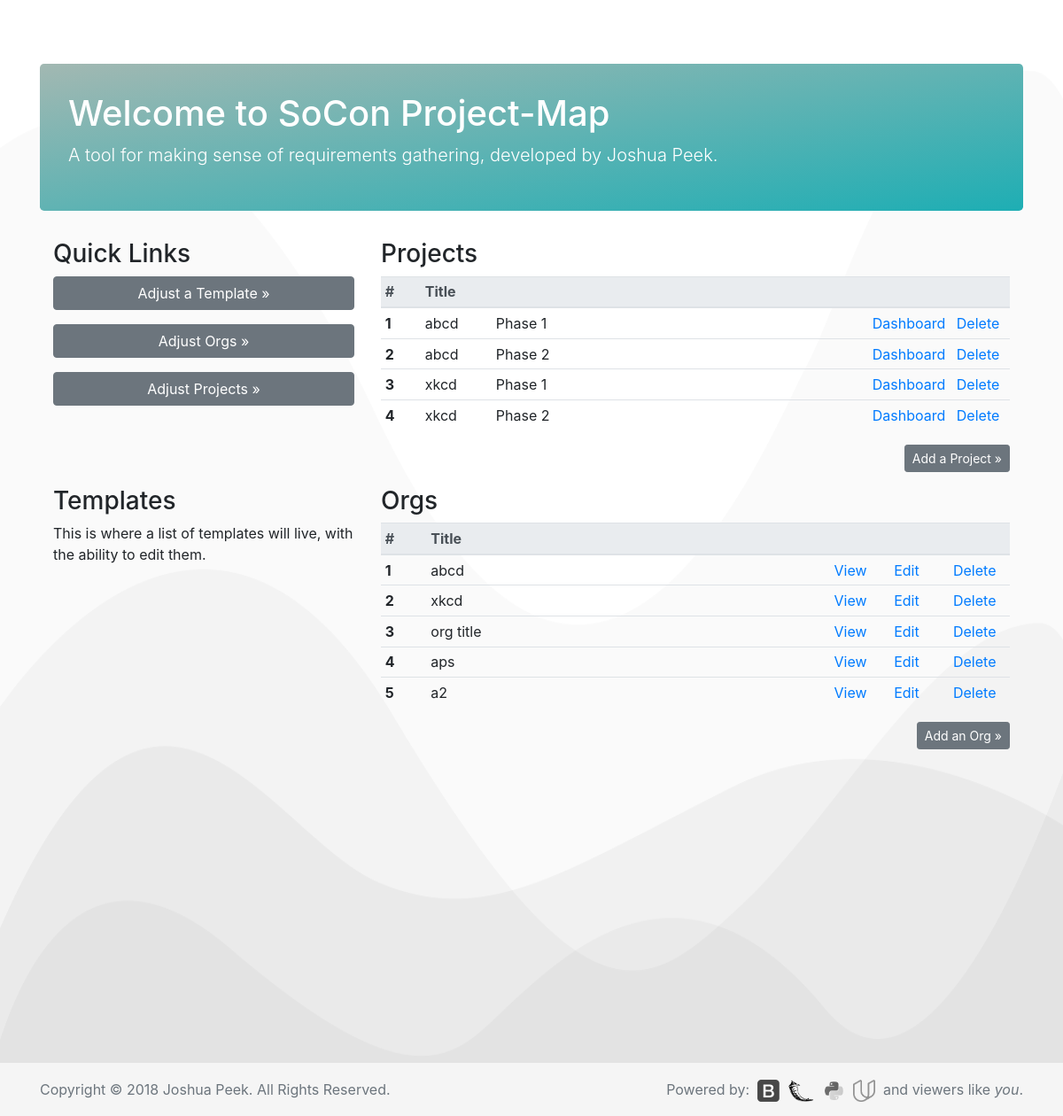
Before: / with the older database file.
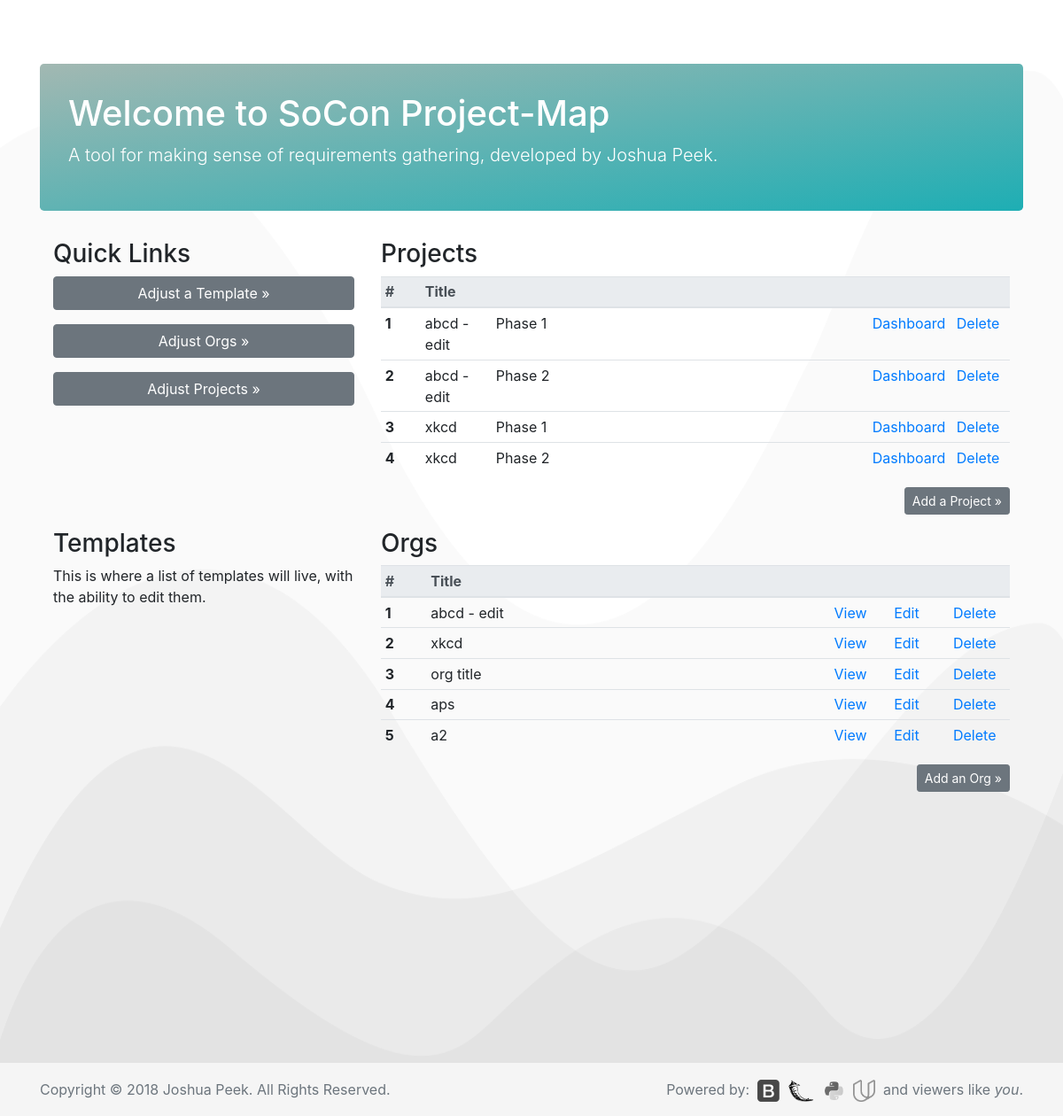
After: the same page with the newer database file.
### database_setup.py (models this page shows, shortened)
class Project(Base):
    __tablename__ = 'project'
    id = Column(Integer, primary_key=True)
    title = Column(String(250), nullable=False)
    description = Column(String(500))
    stage = Column(String(100))
    org_id = Column(Integer, ForeignKey('org.id'))
    org = relationship(Org)

class Org(Base):
    __tablename__ = 'org'
    id = Column(Integer, primary_key=True)
    title = Column(String(250), nullable=False)
    description = Column(String(500))

### app.py (the view)
@app.route('/')
def mainPage():
    allorgs = session.query(Org).all()
    allprojects = session.query(Project).all()
    return render_template('main.html', allorgs=allorgs,
                            allprojects=allprojects)

### templates/main.html (shortened to what this page needs)
<!doctype html>
<html lang="en">
  {% include "header.html" %}
  <body>
    <main role="main" class="container">
      <div class="jumbotron">
        <h1>Welcome to SoCon Project-Map</h1>
        <p class="lead">A tool for making sense of requirements gathering,
          developed by Joshua Peek.</p>
      </div>
      <div class="container">
        <div class="row">
          <div class="col-md-4">
            <h3>Quick Links</h3>
              <p><button type="button" class="btn btn-secondary btn-block">Adjust a Template &raquo;</button></p>
            <p><button type="button" class="btn btn-secondary btn-block" data-toggle="modal" data-target="#org-select">Adjust Orgs &raquo;</button></p>
            <p><button type="button" class="btn btn-secondary btn-block" data-toggle="modal" data-target="#project-select">Adjust Projects &raquo;</button></p>
          </div>
          <div class="col-md-8">
            <h3>Projects</h3>
              <table class="table table-responsive table-sm table-hover" width="100%">
                <thead class="thead-light">
                  <tr>
                    <th scope="col" width="45px">#</th>
                    <th scope="col" width="80px">Title</th>
                    <th scope="col" width="425px"></th>
                    <th scope="col" width="95px"></th>
                    <th scope="col" width="65px"></th>
                  </tr>
                </thead>
                <tbody>
                  {% for i in allprojects %}
                  <tr>
                    <th scope="row">{{loop.index}}</th>
                    <td>{{i.org.title}}</td>
                    <td>{{i.title}}</td>
                    <td><a href='{{url_for('projectPage', org_id = i.org.id,  project_id = i.id)}}'>Dashboard</a></td>
                    <td><a href='{{url_for('delProject', org_id = i.org.id,  project_id = i.id)}}'>Delete</a></td>
                  </tr>
                  {% endfor %}
                </tbody>
              </table>
            <span style="float:right;">
              <p><button type="button" class="btn btn-secondary btn-sm" data-toggle="modal" data-target="#add-project">Add a Project &raquo;</button></p>
            </span>
          </div>
        </div>
        <div class="row">
          <div class="col-md-4">
            <h3>Templates</h3>
              <p>This is where a list of templates will live, with the ability to edit them.</p>
          </div>
          <div class="col-md-8">
            <h3>Orgs</h3>
              <table class="table table-responsive table-sm table-hover" width="100%">
                <thead class="thead-light">
                  <tr>
                    <th scope="col" width="55px">#</th>
                    <th scope="col" width="501px">Title</th>
                    <th scope="col" width="70px"></th>
                    <th scope="col" width="70px"></th>
                    <th scope="col" width="70px"></th>
                  </tr>
                </thead>
                <tbody>
                  {% for i in allorgs %}
                  <tr>
                    <th scope="row">{{loop.index}}</th>
                    <td>{{i.title}}</td>
                    <td><a href='{{url_for('orgPage', org_id = i.id)}}'>View</a></td>
                    <td><a href='{{url_for('editOrg', org_id = i.id)}}'>Edit</a></td>
                    <td><a href='{{url_for('delOrg', org_id = i.id)}}'>Delete</a></td>
                  </tr>
                  {% endfor %}
                </tbody>
              </table>
            <span style="float:right;">
              <p><button type="button" class="btn btn-secondary btn-sm" data-toggle="modal" data-target="#add-org">Add an Org &raquo;</button></p>
            </span>
          </div>
        </div>
      </div>
    </main>
  {% include "footer.html" %}
  </body>
</html>

### templates/header.html (shortened to what this page needs)
<head>
  <link href="../../../../static/styles.css" rel="stylesheet">
</head>

### templates/footer.html (shortened to what this page needs)
<footer class="footer">
  <div class="container">
    <span class="text-muted">Copyright © 2018 Joshua Peek. All Rights Reserved.</span>
    <span style="float:right;">
      <span class="text-muted">Powered by:&nbsp;</span>
      <a href="https://getbootstrap.com/"><img class="grayscale" src="../../../../static/images/bootstrap.png" height="25px"></a>&nbsp;
      <a href="http://flask.pocoo.org/"><img class="grayscale" src="../../../../static/images/flask.png" height="25px"></a>&nbsp;
      <a href="https://www.python.org/"><img class="grayscale" src="../../../../static/images/python.png" height="25px"></a>&nbsp;
      <a href="https://www.udacity.com/"><img class="grayscale" src="../../../../static/images/udacity.png" height="25px"></a>&nbsp;
      <span class="text-muted"> and viewers like <i>you</i>.</span>
    </span>
  </div>
</footer>

Changed rows visible on the page:
changed through a linked row, Project (number 1 of 4 on the later page): org "abcd" → "abcd - edit"
changed through a linked row, Project (number 2 of 4 on the later page): org "abcd" → "abcd - edit"
changed Org: title "abcd" → "abcd - edit"
